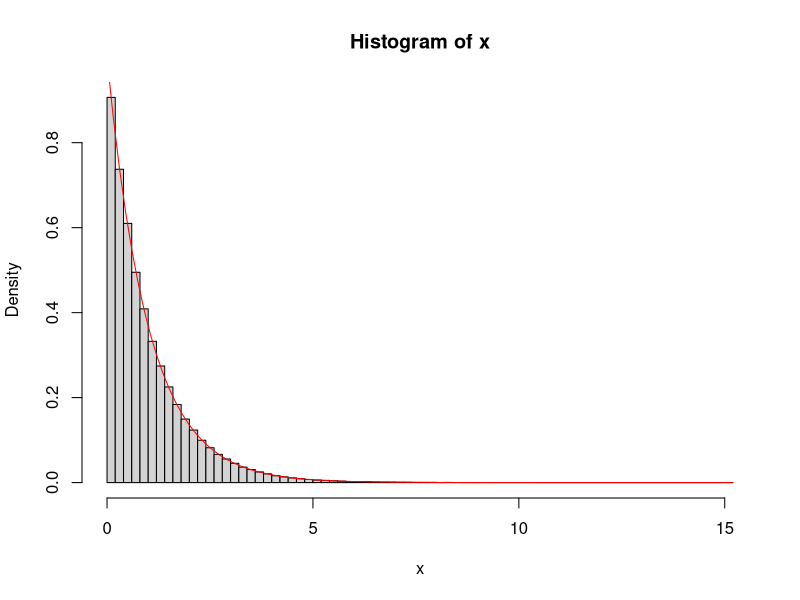
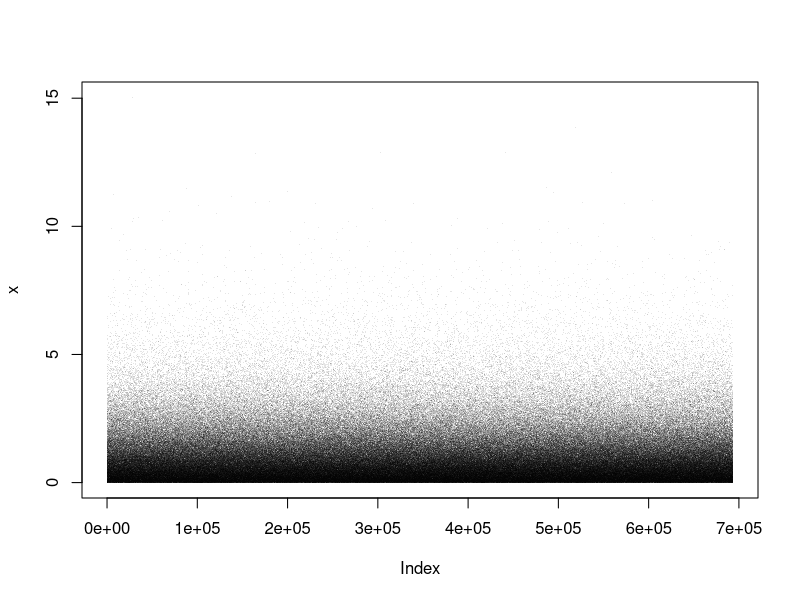

R code for these plots, in order:
###棄却法
###ガンマ分布（k=1,θ=1.0） -> 指数分布:exp(-x)
###2^(-x)でカバー
set.seed(21) #生成する乱数を固定
N = 1000000 #生成する乱数の数
u =  runif(N) #一様分布から乱数を生成
set.seed(22) #生成する乱数を別に固定
v = -log(runif(N)) / log(2) #2^(-x)の逆関数
y = (2 / exp(1)) ^ v #閾値の計算
bool = u <= y #条件を満たすかどうか
rbind(u, v, y, bool)[, 1:5] #最初の5個
x = v[bool] #条件を満たすvだけ取り出す
length(x) / N * 100 #使われた乱数の割合
#hist(x)
hist(x, breaks = 100, freq = FALSE) #縦軸を確率に
curve(exp(-x), add = TRUE, col = "red") #確率密度関数の理論曲線
plot(x, pch = ".", col = rgb(0, 0, 0, alpha = 0.1))